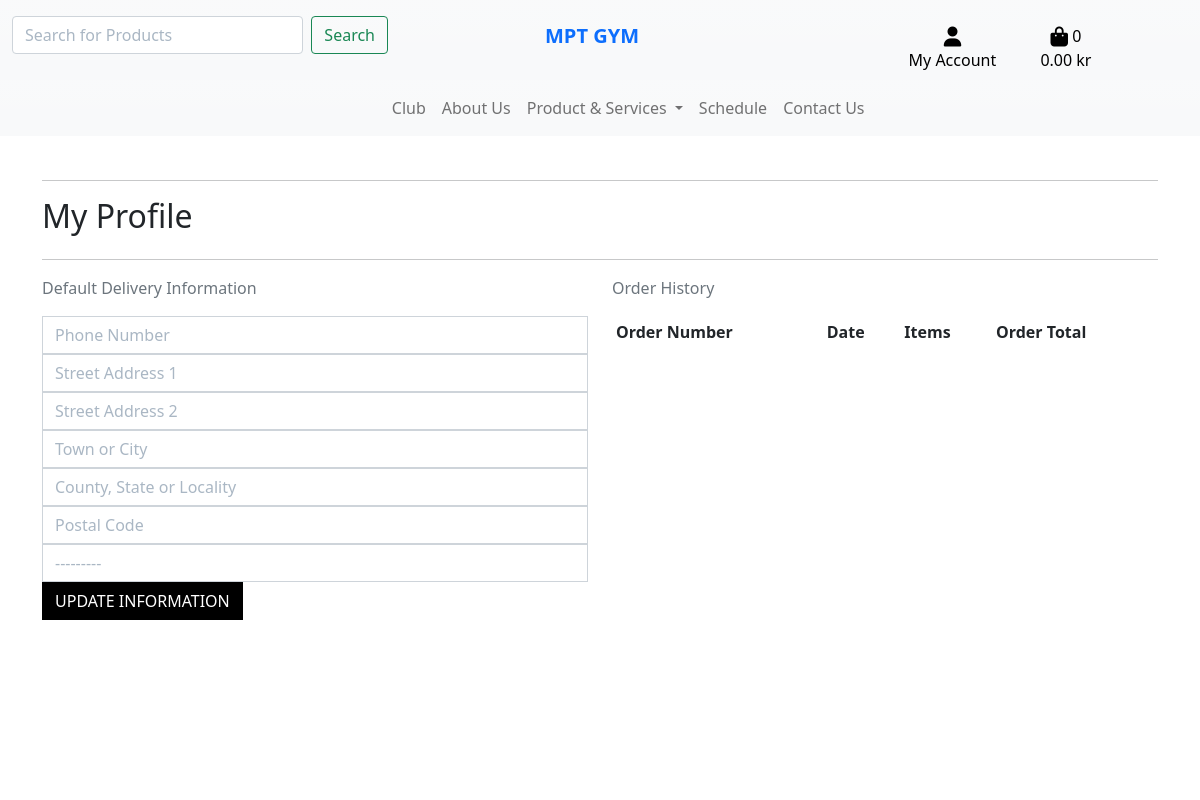
/profile/ (signed in), run on an earlier commit of the app's database.
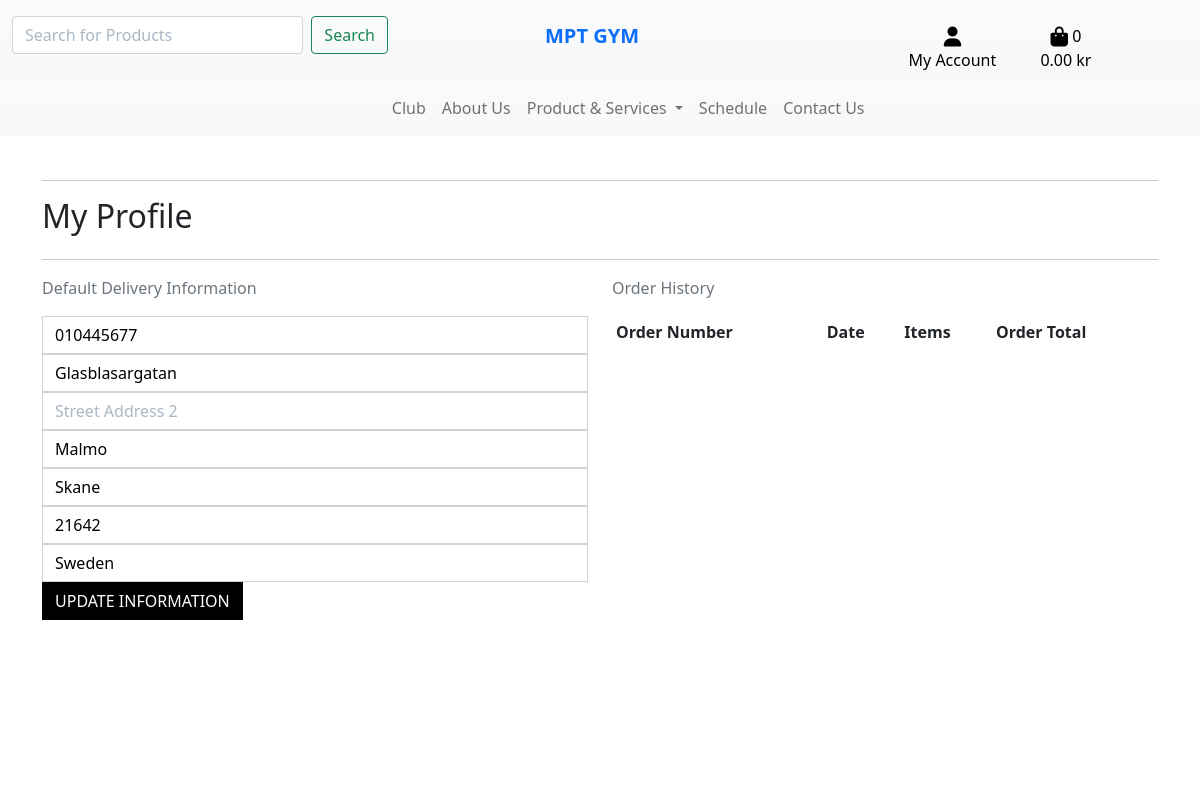
And on a later commit of the database.
### profiles/models.py (models this page shows, shortened)
class UserProfile(models.Model):
    user = models.OneToOneField(User, on_delete=models.CASCADE)
    default_phone_number = models.CharField(max_length=20, null=True, blank=True)
    default_street_address1 = models.CharField(max_length=80, null=True, blank=True)
    default_street_address2 = models.CharField(max_length=80, null=True, blank=True)
    default_town_or_city = models.CharField(max_length=40, null=True, blank=True)
    default_county = models.CharField(max_length=80, null=True, blank=True)
    default_postcode = models.CharField(max_length=20, null=True, blank=True)
    default_country = CountryField(blank_label='Country', null=True, blank=True)

### profiles/views.py (the view)
# urls.py: path('profile/', include('profiles.urls')),
def profile(request):
    profile = get_object_or_404(UserProfile, user=request.user)
    if request.method == 'POST':
        form = UserProfileForm(request.POST, instance=profile)
        if form.is_valid():
            form.save()
            messages.success(request, 'Profile updated successfully')
    form = UserProfileForm(instance=profile)
    orders = profile.orders.all()
    template = 'profiles/profile.html'
    context = {
        'form': form,
        'orders': orders,
        'on_profile_page': True
    }
    return render(request, template, context)

### profiles/forms.py
class UserProfileForm(forms.ModelForm):
    class Meta:
        model = UserProfile
        exclude = ('user',)
    def __init__(self, *args, **kwargs):
        super().__init__(*args, **kwargs)
        placeholders = {
            'default_phone_number': 'Phone Number',
            'default_postcode': 'Postal Code',
            'default_town_or_city': 'Town or City',
            'default_street_address1': 'Street Address 1',
            'default_street_address2': 'Street Address 2',
            'default_county': 'County, State or Locality',
        }
        self.fields['default_phone_number'].widget.attrs['autofocus'] = True
        for field in self.fields:
            if field != 'default_country':
                if self.fields[field].required:
                    placeholder = f'{placeholders[field]} *'
                else:
                    placeholder = placeholders[field]
                self.fields[field].widget.attrs['placeholder'] = placeholder
            self.fields[field].widget.attrs['class'] = 'border-black rounded-0 profile-form-input'
            self.fields[field].label = False

### bag/contexts.py (called while the page is built, shortened)
def bag_contents(request):
    bag_items = []
    total = 0
    product_count = 0
    bag = request.session.get('bag', {})
    if total < settings.FREE_DELIVERY_THRESHOLD:
        delivery = total * Decimal(settings.STANDARD_DELIVERY_PERCENTAGE / 100)
        free_delivery_delta = settings.FREE_DELIVERY_THRESHOLD - total
    else:
        delivery = 0
        free_delivery_delta = 0
    grand_total = delivery + total
    context = {
        'bag_items': bag_items,
        'total': total,
        'product_count': product_count,
        'delivery': delivery,
        'free_delivery_delta': free_delivery_delta,
        'free_delivery_threshold': settings.FREE_DELIVERY_THRESHOLD,
        'grand_total': grand_total,
    }
    return context

### profiles/templates/profiles/profile.html (shortened to what this page needs)
{% extends "base.html" %}
{% load static %}
{% block extra_css %}
    <link rel="stylesheet" href="{% static 'profiles/css/profile.css' %}">
{% endblock %}
{% block page_header %}
    <div class="container header-container">
    </div>
{% endblock %}
{% block content %}
    <div class="overlay"></div>
    <div class="container">
        <div class="row">
            <div class="col">
                <hr>
                <h2 class="logo-font mb-4">My Profile</h2>
                <hr>
            </div>
        </div>
        <div class="row">
            <div class="col-12 col-lg-6">
                <p class="text-muted">Default Delivery Information</p>
                <form class="mt-3" action="{% url 'profile' %}" method="POST" id="profile-update-form">
                    {{ form|crispy }}
                    <button class="btn btn-black rounded-0 text-uppercase float-right">Update Information</button>
                </form>
            </div>
            <div class="col-12 col-lg-6">
                <p class="text-muted">Order History</p>
                <div class="order-history table-responsive">
                    <table class="table table-sm table-borderless">
                        <thead>
                            <th>Order Number</th>
                            <th>Date</th>
                            <th>Items</th>
                            <th>Order Total</th>
                        </thead>
                    </table>
                </div>
            </div>
        </div>
{% endblock %}

### templates/base.html (shortened to what this page needs)
{% load static %}
<!doctype html>
<html lang="en">
  <head>
    {% block corecss %}
    <link href="https://cdn.jsdelivr.net/npm/bootstrap@5.1.3/dist/css/bootstrap.min.css" rel="stylesheet">
    <link rel="stylesheet" href="{% static 'css/base.css' %}">
    {% endblock %}
    {% block extra_css %}
    {% endblock %}
  </head>
  <body>
    <header class="container-fluid fixed-top">
      <div class="row pt-lg-3 d-none d-lg-flex bg-light bg-gradient">
        <div class="col-12 col-lg-4 text-center">
          <form method="" action="{% url 'products' %}" class="d-flex">
            <input class="form-control me-2" type="search" name="q" placeholder="Search for Products" aria-label="Search">
            <button class="btn btn-outline-success" type="submit">Search</button>
          </form>
        </div>
        <div class="col-12 col-lg-4 text-center">
          <a class="navbar-brand nav-link" href="{% url 'home' %}"><strong>MPT GYM</strong></a>
        </div>
        <div class="col-12 col-lg-4 my-auto py-1 py-lg-0">
          <ul class="list-inline list-unstyled text-center text-lg-right my-0">
              <li class="list-inline-item nav-item dropdown">
                  <a class="text-black nav-link" href="#" id="user-options" data-bs-toggle="dropdown" aria-haspopup="true" aria-expanded="false">
                      <div class="text-center">
                          <div><i class="fas fa-user fa-lg"></i></div>
                          <p class="my-0">My Account</p>
                      </div>
                  </a>
            </li>
            <li class="list-inline-item">
              <a class="{% if grand_total %}text-info font-weight-bold{% else %}text-black{% endif %} nav-link" href="{% url 'view_bag' %}">
                <div class="text-center">
                  <div><i class="fas fa-shopping-bag fa-lg"></i><span class= "text-center" >
                    {{ product_count }}</span>
                  </div>
                  <p class="my-0">
                    {% if grand_total %}
                      {{ grand_total|floatformat:2 }}kr
                    {% else %}
                    0.00 kr
                    {% endif %}
                  </p>
                </div>
              </a>
            </li>
          </ul>
        </div>
      </div>
      <div class="row bg-light bg-gradient">
        <nav class="navbar navbar-expand-lg navbar-light w-100">
            {% include 'includes/mobile-top-header.html' %}
            {% include 'includes/main-nav.html' %}
        </nav>
    </div>
    </header>
    {% block page_header %}
    {% endblock %}
    {% block content %}
    {% endblock %}
  </body>
</html>

### templates/includes/mobile-top-header.html (shortened to what this page needs)
<ul>
  </ul>

### templates/includes/main-nav.html (shortened to what this page needs)
<div class="collapse navbar-collapse" id="main-nav">
    <ul class="navbar-nav w-auto mx-auto">
        <li class="nav-item">
            <a class="nav-link" href="{% url 'clubs' %}">Club</a>
        </li>
        <li class="nav-item">
            <a class="nav-link" href="#">About Us</a>
        </li>
          <li class="nav-item dropdown">
            <a class="nav-link dropdown-toggle" href="#" id="navbarDropdown" role="button" data-bs-toggle="dropdown" aria-expanded="false">
              Product & Services
            </a>
          </li>
        <li class="nav-item">
            <a class="nav-link" href="#">Schedule</a>
        </li>
        <li class="nav-item">
            <a class="nav-link" href="#">Contact Us</a>
        </li>
    </ul>
</div>

### static/css/base.css (style rules this page uses)
html { height: 100%; }
body { background: url('/media/home-gym-photo.jpg') no-repeat center center fixed; background-size: cover; height: calc(100vh-164px); }
#main-nav { z-index: 0; }
.overlay { height: 100%; width: 100%; top: 0; left: 0; position: fixed; background: white; z-index: -2; }
.btn-black { background: black; color: white; }
input[name='q']::placeholder { color: #aab7c4; }
@media (min-width: 992px) { .header-container { padding-top: 164px; } }

### profiles/static/profiles/css/profile.css (style rules this page uses)
.order-history { max-height: 416px; overflow-y: auto; }
#profile-update-form .form-control { color: #000; }
#profile-update-form input::placeholder { color: #aab7c4; }
#id_default_country, #id_default_country option:not(:first-child) { color: #000; }

What changed in the data, as far as the page shows it:
changed UserProfile: default_phone_number (not shown) → "010445677"; default_street_address1 (not shown) → "Glasblasargatan"; default_town_or_city (not shown) → "Malmo"; default_county (not shown) → "Skane"; default_postcode (not shown) → "21642"; default_country "---------" → "Sweden"
